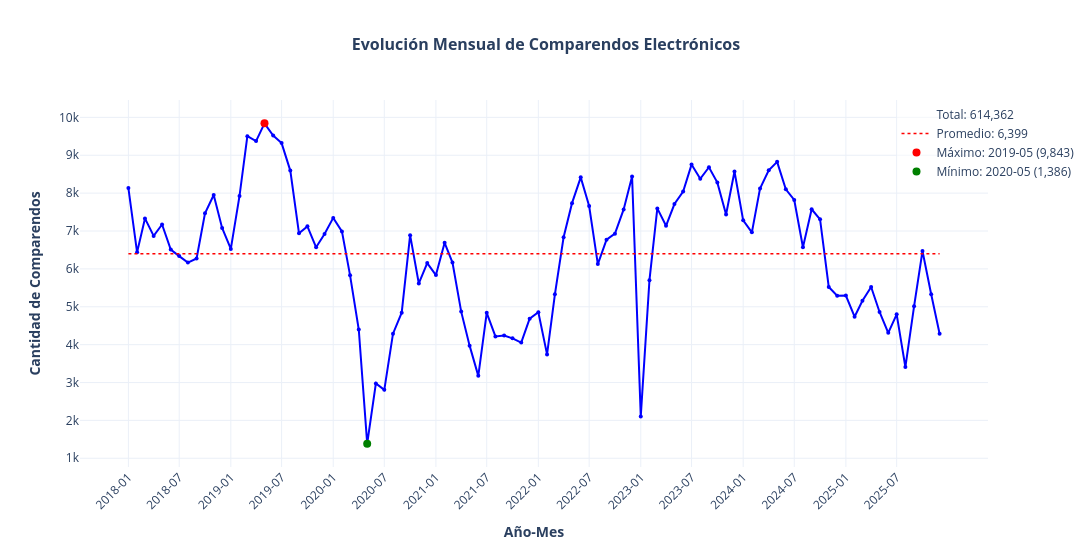

Notebook source saved alongside this figure:
### Markdown cell above
### Análisis temporal de comparendos electrónicos por mes

Se examina la evolución mensual de los comparendos electrónicos a lo largo del período comprendido entre 2018 y 2025, agregando los registros por año-mes y sumando la columna `CANTIDAD_INFRACCIONES` para obtener el volumen real de infracciones por cada período mensual. Se presentan los resultados mediante una tabla de frecuencias que muestra la cantidad y el porcentaje de infracciones por cada mes, y un gráfico de líneas interactivo que ilustra la tendencia temporal con marcadores destacados para los valores máximo y mínimo. Este análisis permite identificar patrones estacionales, detectar cambios significativos en la detección de infracciones a nivel mensual y evaluar el impacto de eventos específicos en la movilidad y el comportamiento de los conductores.

### Code cell
df_comparendos_electronicos_copy = df_comparendos_electronicos.copy()

df_comparendos_electronicos_copy['año_mes'] = df_comparendos_electronicos_copy['fecha_comparendo'].dt.to_period('M').astype(str)

infracciones_por_mes = df_comparendos_electronicos_copy.groupby('año_mes')['CANTIDAD_INFRACCIONES'].sum().sort_index()

promedio_mensual = infracciones_por_mes.mean()
max_mensual = infracciones_por_mes.max()
max_mes = infracciones_por_mes.idxmax()
min_mensual = infracciones_por_mes.min()
min_mes = infracciones_por_mes.idxmin()

df_mensual = pd.DataFrame({
    'Año-Mes': infracciones_por_mes.index,
    'Comparendos': infracciones_por_mes.values,
    'Porcentaje': (infracciones_por_mes.values / total_infracciones * 100).round(2)
}).sort_values('Comparendos', ascending=False).reset_index(drop=True)

print("Distribución de Comparendos Electrónicos por Mes")
pd.set_option('display.max_columns', None)  
pd.set_option('display.width', None)        
pd.set_option('display.max_colwidth', None) 
display(df_mensual.T)
pd.reset_option('display.max_columns')
pd.reset_option('display.width')
pd.reset_option('display.max_colwidth')

display(HTML("<hr style='border: 1px solid #d3d3d3; margin: 20px 0;'>"))

fig = go.Figure()

fig.add_trace(go.Scatter(
    x=infracciones_por_mes.index,
    y=infracciones_por_mes.values,
    mode='lines+markers',
    line=dict(color='blue', width=2),
    marker=dict(size=4, color='blue'),
    hovertemplate='Mes: %{x}<br>Infracciones: %{y:,.0f}<extra></extra>',
    showlegend=False
))

fig.add_trace(go.Scatter(
    x=[None],
    y=[None],
    mode='none',
    name=f'Total: {int(total_infracciones):,}',
    showlegend=True
))

x_min = infracciones_por_mes.index[0]
x_max = infracciones_por_mes.index[-1]
fig.add_trace(go.Scatter(
    x=[x_min, x_max],
    y=[promedio_mensual, promedio_mensual],
    mode='lines',
    name=f'Promedio: {int(promedio_mensual):,}',
    line=dict(color='red', width=1.5, dash='dot'),
    showlegend=True,
    hoverinfo='none'
))

fig.add_trace(go.Scatter(
    x=[max_mes],
    y=[max_mensual],
    mode='markers',
    name=f'Máximo: {max_mes} ({int(max_mensual):,})',
    marker=dict(size=8, color='red', symbol='circle'),
    hoverinfo='none'
))

fig.add_trace(go.Scatter(
    x=[min_mes],
    y=[min_mensual],
    mode='markers',
    name=f'Mínimo: {min_mes} ({int(min_mensual):,})',
    marker=dict(size=8, color='green', symbol='circle'),
    hoverinfo='none'
))

fig.update_layout(
    title=dict(
        text='Evolución Mensual de Comparendos Electrónicos',
        x=0.5,
        xanchor='center',
        font=dict(size=16, weight='bold')
    ),
    xaxis_title=dict(
        text='Año-Mes',
        font=dict(weight='bold')
    ),
    yaxis_title=dict(
        text='Cantidad de Comparendos',
        font=dict(weight='bold')
    ),
    template='plotly_white',
    hovermode='x unified',
    legend=dict(
        x=1, 
        y=1, 
        xanchor='center',
        yanchor='top',
        bgcolor='rgba(255,255,255,0.5)',
        font=dict(size=12)
    ),
    width=1130,
    height=550
)

meses = infracciones_por_mes.index.tolist()
tick_positions = meses[::6]

fig.update_xaxes(
    tickangle=-45,
    tickvals=tick_positions,
    ticktext=tick_positions
)

fig.show()

### Figure 1 — Plotly figure (JSON) as saved in the notebook; plotly's stock layout.template omitted (floating-point values rounded to 4 significant figures)
{"data": [{"hovertemplate": "Mes: %{x}<br>Infracciones: %{y:,.0f}<extra></extra>", "line": {"color": "blue", "width": 2}, "marker": {"color": "blue", "size": 4}, "mode": "lines+markers", "showlegend": false, "type": "scatter", "x": ["2018-01", "2018-02", "2018-03", "2018-04", "2018-05", "2018-06", "2018-07", "2018-08", "2018-09", "2018-10", "2018-11", "2018-12", "2019-01", "2019-02", "2019-03", "2019-04", "2019-05", "2019-06", "2019-07", "2019-08", "2019-09", "2019-10", "2019-11", "2019-12", "2020-01", "2020-02", "2020-03", "2020-04", "2020-05", "2020-06", "2020-07", "2020-08", "2020-09", "2020-10", "2020-11", "2020-12", "2021-01", "2021-02", "2021-03", "2021-04", "2021-05", "2021-06", "2021-07", "2021-08", "2021-09", "2021-10", "2021-11", "2021-12", "2022-01", "2022-02", "2022-03", "2022-04", "2022-05", "2022-06", "2022-07", "2022-08", "2022-09", "2022-10", "2022-11", "2022-12", "2023-01", "2023-02", "2023-03", "2023-04", "2023-05", "2023-06", "2023-07", "2023-08", "2023-09", "2023-10", "2023-11", "2023-12", "2024-01", "2024-02", "2024-03", "2024-04", "2024-05", "2024-06", "2024-07", "2024-08", "2024-09", "2024-10", "2024-11", "2024-12", "2025-01", "2025-02", "2025-03", "2025-04", "2025-05", "2025-06", "2025-07", "2025-08", "2025-09", "2025-10", "2025-11", "2025-12"], "y": [8134, 6438, 7333, 6871, 7173, 6509, 6338, 6168, 6275, 7468, 7952, 7082, 6528, 7928, 9505, 9375, 9843, 9520, 9321, 8596, 6939, 7123, 6571, 6922, 7347, 6989, 5831, 4400, 1386, 2976, 2806, 4289, 4843, 6890, 5615, 6154, 5836, 6688, 6166, 4872, 3974, 3176, 4839, 4217, 4241, 4166, 4056, 4684, 4856, 3742, 5328, 6836, 7736, 8417, 7659, 6128, 6770, 6931, 7570, 8442, 2106, 5703, 7597, 7138, 7713, 8043, 8754, 8380, 8684, 8278, 7435, 8571, 7283, 6965, 8120, 8605, 8827, 8101, 7820, 6572, 7575, 7309, 5523, 5294, 5296, 4737, 5157, 5521, 4862, 4313, 4801, 3409, 5011, 6471, 5331, 4289]}, {"mode": "none", "name": "Total: 614,362", "showlegend": true, "type": "scatter", "x": [null], "y": [null]}, {"hoverinfo": "none", "line": {"color": "red", "dash": "dot", "width": 1.5}, "mode": "lines", "name": "Promedio: 6,399", "showlegend": true, "type": "scatter", "x": ["2018-01", "2025-12"], "y": [6400.0, 6400.0]}, {"hoverinfo": "none", "marker": {"color": "red", "size": 8, "symbol": "circle"}, "mode": "markers", "name": "Máximo: 2019-05 (9,843)", "type": "scatter", "x": ["2019-05"], "y": [9843]}, {"hoverinfo": "none", "marker": {"color": "green", "size": 8, "symbol": "circle"}, "mode": "markers", "name": "Mínimo: 2020-05 (1,386)", "type": "scatter", "x": ["2020-05"], "y": [1386]}], "layout": {"height": 550, "hovermode": "x unified", "legend": {"bgcolor": "rgba(255,255,255,0.5)", "font": {"size": 12}, "x": 1, "xanchor": "center", "y": 1, "yanchor": "top"}, "title": {"font": {"size": 16, "weight": "bold"}, "text": "Evolución Mensual de Comparendos Electrónicos", "x": 0.5, "xanchor": "center"}, "width": 1130, "xaxis": {"tickangle": -45, "ticktext": ["2018-01", "2018-07", "2019-01", "2019-07", "2020-01", "2020-07", "2021-01", "2021-07", "2022-01", "2022-07", "2023-01", "2023-07", "2024-01", "2024-07", "2025-01", "2025-07"], "tickvals": ["2018-01", "2018-07", "2019-01", "2019-07", "2020-01", "2020-07", "2021-01", "2021-07", "2022-01", "2022-07", "2023-01", "2023-07", "2024-01", "2024-07", "2025-01", "2025-07"], "title": {"font": {"weight": "bold"}, "text": "Año-Mes"}}, "yaxis": {"title": {"font": {"weight": "bold"}, "text": "Cantidad de Comparendos"}}}}
